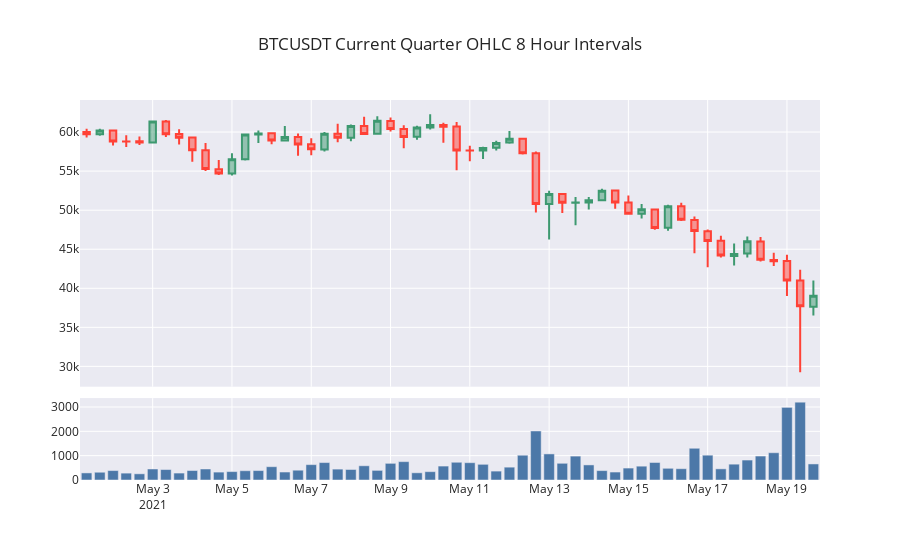

The notebook cell saved with this chart:
### Code cell
df_perpetual = utils.get_continuous_contracts(pair="BTCUSDT", start_time="2021-05-01", contract_type="CURRENT_QUARTER")
fig = utils.make_price_volume_chart(df_perpetual, title="BTCUSDT Current Quarter Contracts 8 Hour Intervals")
fig.show()
